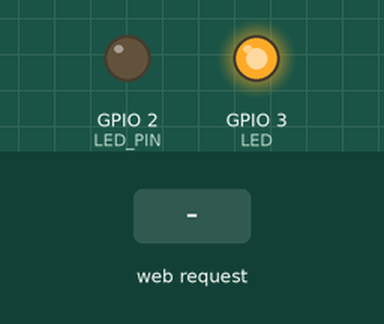
This sketch was run on a simulated ESP8266 (NodeMCU). On the bench: output pins drawn as LEDs (lit = HIGH). The test bench sets the inputs (shaded band). What the sketch prints to the serial monitor is not drawn.

Above: at 1.2 s.
1.3 s: HTTP request GET /OFF received
At 1.9 s:
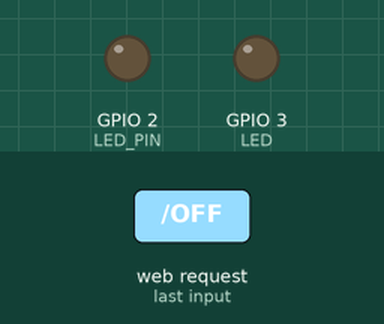
2.8 s: HTTP request GET /ON received
At 3.1 s:
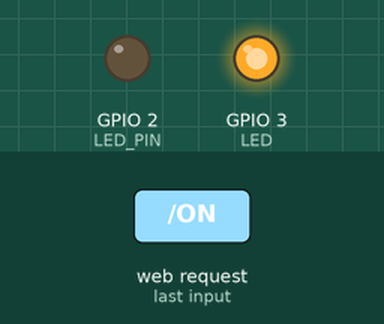
Timing chart, 0 to 5.8 s (numbered marks = the images above; inputs shaded):
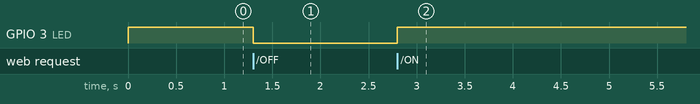

The sketch:

light_with_esp8266.ino
```cpp
#include <ESP8266WiFi.h>
#include <WiFiClient.h>
#include <ESP8266WebServer.h>
#include <ESP8266mDNS.h>
#define LED_PIN 2 //板载led
#define LED 3 //外挂led
/*************************************************************
***                     By Hnas155922                      ***
***       Q Q:1559220768 问题答案随便                       ***
***                 Q Q群：暂无                             ***
***               Twitter @hans1559220768                  ***
***                 Bilibili 函数酱Hans155922               ***
***             仅供学习使用，严禁任何商业用途                 ***
***未经本人许可禁止转载本代码，一般来说加我QQ都会同意转载qwq     ***
***             使用本代码，即视为同意以上条款                 ***
***             1.连接wifi_light_开头的wifi；               ***
***           2.密码 12345678可以在setup里面改               ***
***            3.进入后台192.168.1.1控制灯开关               ***
**************************************************************/
IPAddress localip(192, 168, 1, 1); //  内网IP地址
IPAddress softGateway(192, 168, 1, 1);
IPAddress softSubnet(255, 255, 255, 0);
ESP8266WebServer server(80);
void handleRoot() {
String page = "<html>\r\n";
 page +="<head><meta charset=\"utf-8\">\r\n";
page +="<title>点灯</title>\r\n</head>\r\n";
page += "<body>\r\n";
page += "<font>当前状态:";
 if (digitalRead(LED)) page +="开";
 else page +="关";
page += "</font>\r\n";
page +="<input type=\"button\" value=\"打开\" onclick=\"javascrtpt:window.location.href='/ON'\" /></br>\r\n";
page +="<input type=\"button\" value=\"关闭\" onclick=\"javascrtpt:window.location.href='/OFF'\" />\r\n";
page +="</body>\r\n";
page +="</html>\r\n";
server.send(200, "text/html", page);
}
void ON() {
digitalWrite(LED, HIGH);
String page = "<html>\r\n";
page +="<head><meta charset=\"utf-8\">\r\n";
page +="<title>点灯</title>\r\n</head>\r\n";
page += "<body>\r\n";
page += "<font>当前状态:开</font></br>\r\n";
page +="<input type=\"button\" value=\"关闭\" onclick=\"javascrtpt:window.location.href='/OFF'\" />\r\n";
page +="</body>\r\n";
page +="</html>\r\n";
server.send(200, "text/html", page);
}
void OFF() {
digitalWrite(LED, LOW);
String page = "<html>\r\n";
page +="<head><meta charset=\"utf-8\">\r\n";
page +="<title>点灯</title>\r\n</head>\r\n";
page += "<body>\r\n";
page += "<font>当前状态:关</font>\r\n";
page +="<input type=\"button\" value=\"打开\" onclick=\"javascrtpt:window.location.href='/ON'\" />\r\n";
page +="</body>\r\n";
page +="</html>\r\n";
server.send(200, "text/html", page);
}
void Notfound() {
  server.send(404, "text/html", "404");
}
void setup() {
  pinMode(LED_PIN, OUTPUT);
  digitalWrite(LED_PIN, HIGH);
  Serial.begin(115200);
  WiFi.softAPConfig(localip, softGateway, softSubnet);
  String wifiName = ("wifi_light_" + (String)ESP.getChipId()); // 设置WIFI名称
  const char *softAPName = wifiName.c_str();
  String WifiPassword="12345678";//密码
  WiFi.softAP(softAPName, WifiPassword);
  Serial.println("");
  Serial.print("WiFiName: ");  // 输出WIFI 名称
  Serial.println(wifiName);
  Serial.print("WiFiPassword: ");  // 输出WIFI 密码
  Serial.println(WifiPassword);
  Serial.println("");
  pinMode(LED, OUTPUT);
  Serial.println();
  server.on("/", handleRoot);
  server.on("/ON", ON);
  server.on("/OFF", OFF);
  server.onNotFound(Notfound);
  server.begin();
  Serial.println("HTTP server started");
  server.handleClient();
  MDNS.update();
  digitalWrite(LED_PIN, LOW);
  Serial.println("初始化成功");
  digitalWrite(LED, HIGH);//默认亮
}
void loop() {
  server.handleClient();
}
```

Measured:
- after the input at 1.3 s, GPIO 3 (LED): HIGH → LOW at once
- after the input at 2.8 s, GPIO 3 (LED): LOW → HIGH at once
